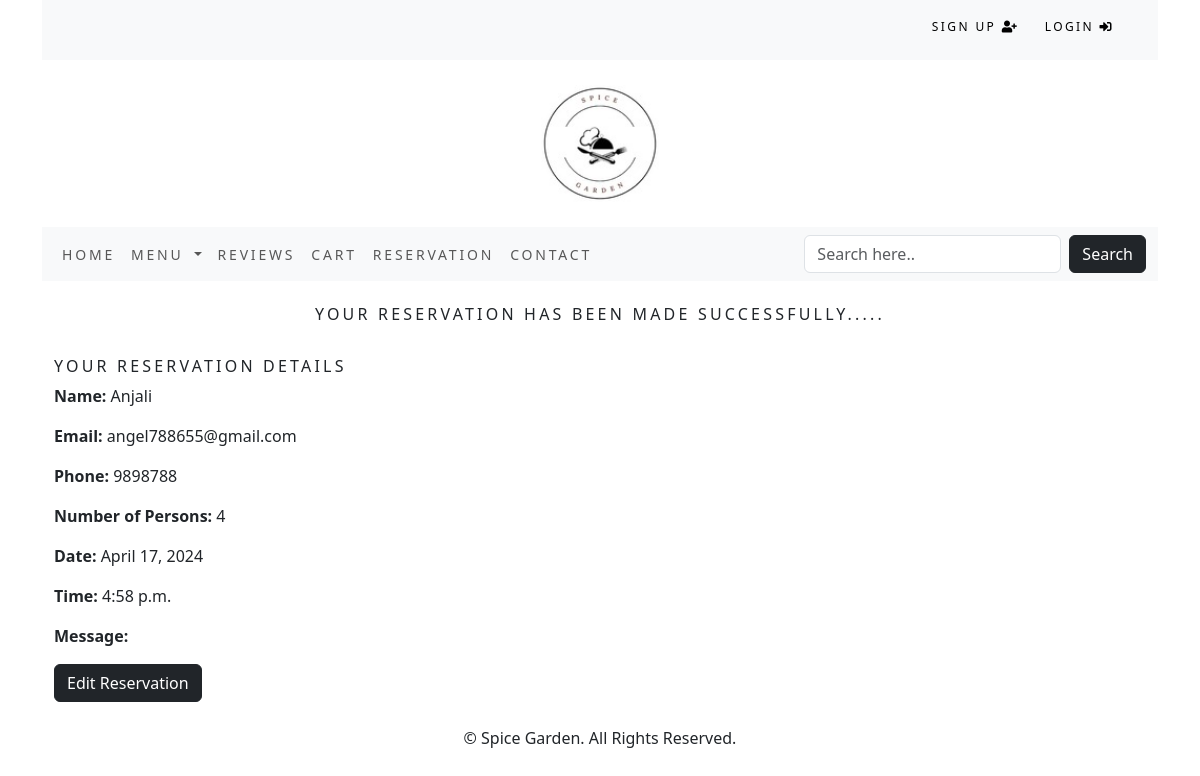
Page /reservation/reservation/4/success/ on the committed database.
### reservation/models.py (models this page shows, shortened)
class Reservation(models.Model):
    name = models.CharField(max_length=50)
    email = models.EmailField()
    phone = models.IntegerField()
    number_of_persons = models.IntegerField()
    date = models.DateField()
    time = models.TimeField()
    message = models.TextField(blank=True)
    tables = models.ManyToManyField(Table)

### reservation/views.py (the view)
# urls.py: path('reservation/<int:reservation_id>/success/', views.reservation_success, name='reservation_success'),
def reservation_success(request, reservation_id):
    reservation = get_object_or_404(Reservation, id=reservation_id)
    return render(request, 'reservation_success.html', {'reservation': reservation})

### cart/context_processors.py (called while the page is built)
def counter(request):
  item_count = 0
  if 'admin' in request.path:
    return {}
  else:
      try:
        cart = Cart.objects.filter(cart_id=_cart_id(request))
        cart_items = CartItem.objects.all().filter(cart=cart[:1])
        for cart_item in cart_items:
            item_count += cart_item.quantity
      except Cart.DoesNotExist:
        item_count = 0
  return {'item_count':item_count}

### cart/views.py (called while the page is built)
def _cart_id(request):
  cart = request.session.session_key
  if not cart:
    cart = request.session.create()
  return cart

### restaurant/context_processors.py (called while the page is built)
def menu_links(request):
    links = Category.objects.all()
    return {'links': links}

### restaurant/models.py (called while the page is built)
    def get_absolute_url(self):
        return reverse('restaurant:foods_by_category', args=[self.id])

### reservation/templates/reservation_success.html (shortened to what this page needs)
{% extends 'base.html' %}
{% block content %}
<div class="container">
<br>
<h1 class="text-center my_title">Your Reservation Has Been Made Successfully.....</h1>
<br>
<h2 class="my_title"> Your Reservation Details </h2>
<p><strong>Name:</strong> {{reservation.name }}</p>
<p><strong>Email:</strong> {{reservation.email }}</p>
<p><strong>Phone:</strong> {{reservation.phone }}</p>
<p><strong>Number of Persons:</strong> {{reservation.number_of_persons }}</p>
<p><strong>Date:</strong> {{reservation.date }}</p>
<p><strong>Time:</strong> {{reservation.time }}</p>
<p><strong>Message:</strong> {{reservation.message }}</p>
<a href="{% url 'edit_reservation' reservation.id %}" class="btn btn-dark">Edit Reservation</a>
</div>
<br>
{% endblock content %}

### static/css/custom.css (style rules this page uses)
.my_title { font-size: 16px; text-transform: uppercase; letter-spacing: .2em; }

### rows in the picture
Reservation: name "Anjali", email "angel788655@gmail.com", phone "9898788", number_of_persons "4", date "April 17, 2024", time "4:58 p.m."
